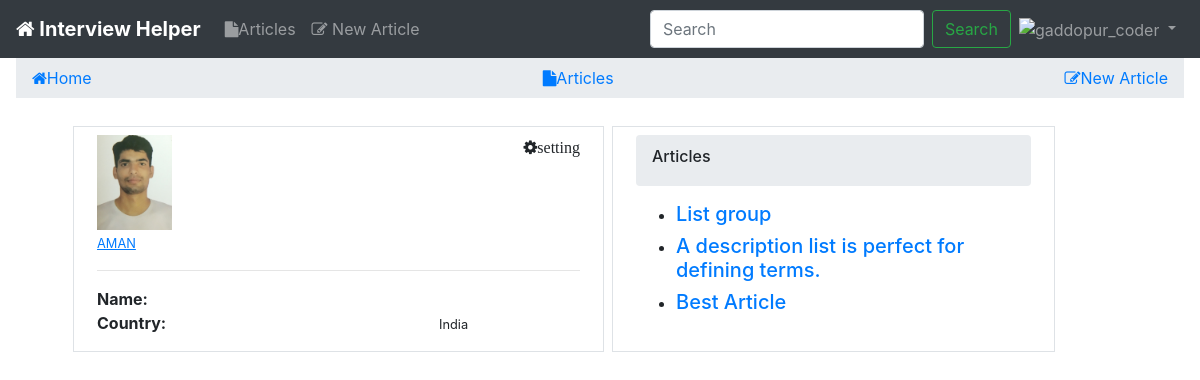
The page /accounts/AMAN/ (signed in) on the database its author committed.
### accounts/models.py (models this page shows, shortened)
class Profile(models.Model):
    user = models.OneToOneField(User, on_delete=models.CASCADE)
    country = models.CharField(max_length=50, blank=True)
    date = models.DateTimeField(auto_now_add=True)
    first_name = models.CharField(max_length=50,  blank=True)
    last_name = models.CharField(max_length=50,  blank=True)
    profile_pic = models.ImageField(upload_to='accounts/images', default="accounts/images/default_profile.jpg", blank=True)

### articles/models.py (models this page shows, shortened)
class Article(models.Model):
    title = models.CharField(max_length=100)
    slug = models.SlugField()
    text = models.TextField()
    date = models.DateTimeField(auto_now_add=True)
    thumb = models.ImageField(upload_to='articles/images', default='articles/images/default.jfif', blank=True)
    author = models.ForeignKey(User,on_delete=models.CASCADE,default=None)
    def get_absolute_url(self):
        return reverse("articles:details", kwargs={"slug":  self.slug})

### accounts/views.py (the view)
# urls.py: url(r'^(?P<username>[\w-]+)/$', views.profile_views, name = 'profile'),
def profile_views(request, username):
    user =  User.objects.get(username=username)
    articles = Article.objects.filter(author=user).order_by('date')
    profile = Profile.objects.get(user=user)
    return render(request, "accounts/profile.html",
            {
                'profile': profile,
                'articles': articles
            }
    )

### accounts/templates/accounts/profile.html (shortened to what this page needs)
{% extends 'base_layout.html' %}
{% block content %}
<div class="row m-4">
  <div class="col-md-6 col-12 border m-1">
    <div class="content  m-2">
        <ul class="list-unstyled">
        <li >
          <div class="row">
            <div class="col-8">
              <img style="hegiht:75px; width:75px;" class="mr-3"
              src="{{profile.profile_pic.url}}"
              alt="{{profile.user.username}}">
            </div>
            <div class="col-4">
                <p class="text-right"><i class="fa fa-cog" aria-hidden="true">setting</i></p>
            </div>
          </div>
        </li>
        <li >
          <a class="mt-0"
          href="{% url 'accounts:profile' username=profile.user.username %}">
          <ins><small>{{profile.user.username}}</small></ins></a>
        </li>
        <hr>
        <li>
          <div class="row">
            <div class="col-6"><strong>Name:</strong></div>
            <div class="col-6 text-right">
            </div>
          </div>
        </li>
        <li>
          <div class="row">
            <div class="col-8"><strong>Country:</strong></div>
            <div class="col-4">
              <small>{{profile.country}}</small>
            </div>
          </div>
        </li>
      </ul>
    </div>
  </div>
  <div class="col-md-5 col-12 border m-1">
    <div class="content m-2">
      <div class="breadcrumb">
        <h6>Articles</h6>
      </div>
      <ul class="">
        {% for article in articles %}
        <li>
          <a href="{{article.get_absolute_url}}"><h5>{{article.title|truncatechars:50}}</h5></a>
        </li>
        {% endfor %}
      </ul>
    </div>
  </div>
</div>
{% endblock %}

### static/static_root/css/custom.css (style rules this page uses)
a:link { text-decoration: none; }

### rows shown on the page
Profile: profile_pic (picture), user.username "AMAN", country "India"
Article: title "List group"
Article: title "A description list is perfect for defining terms."
Article: title "Best Article"
